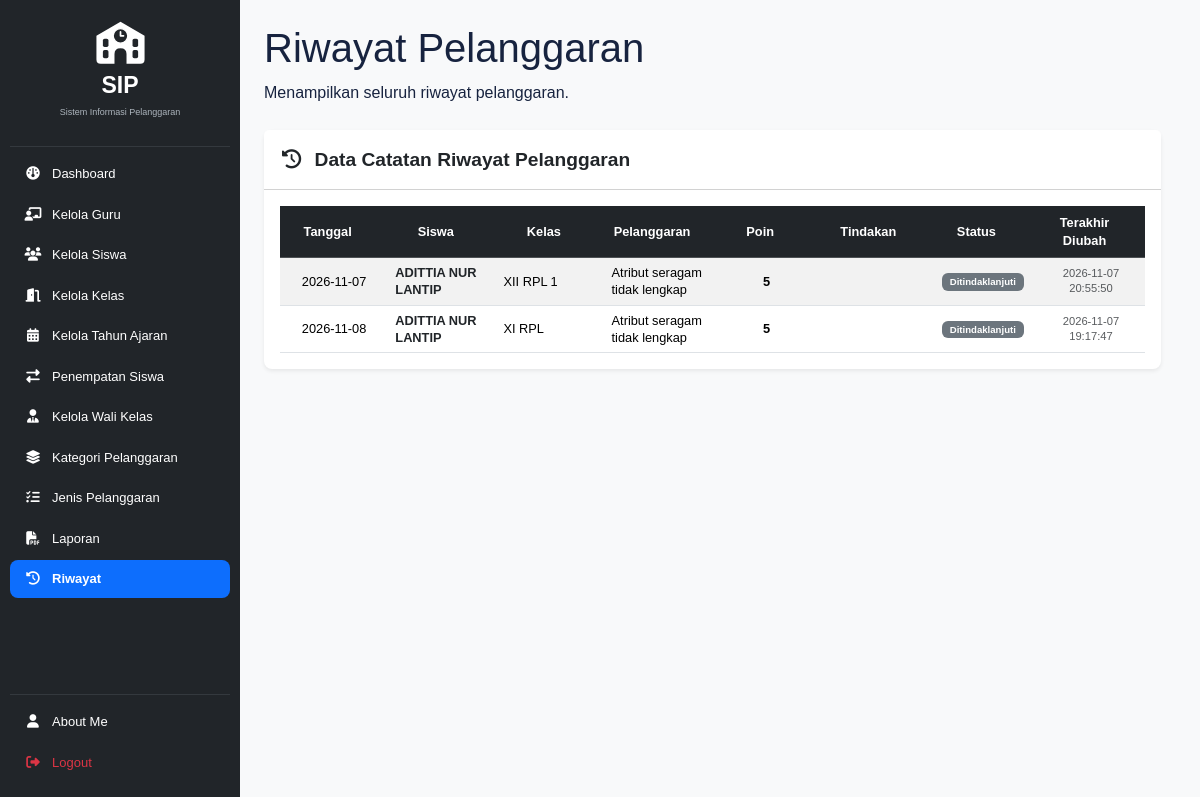
The page /riwayat.php (signed in) on the database as committed earlier.
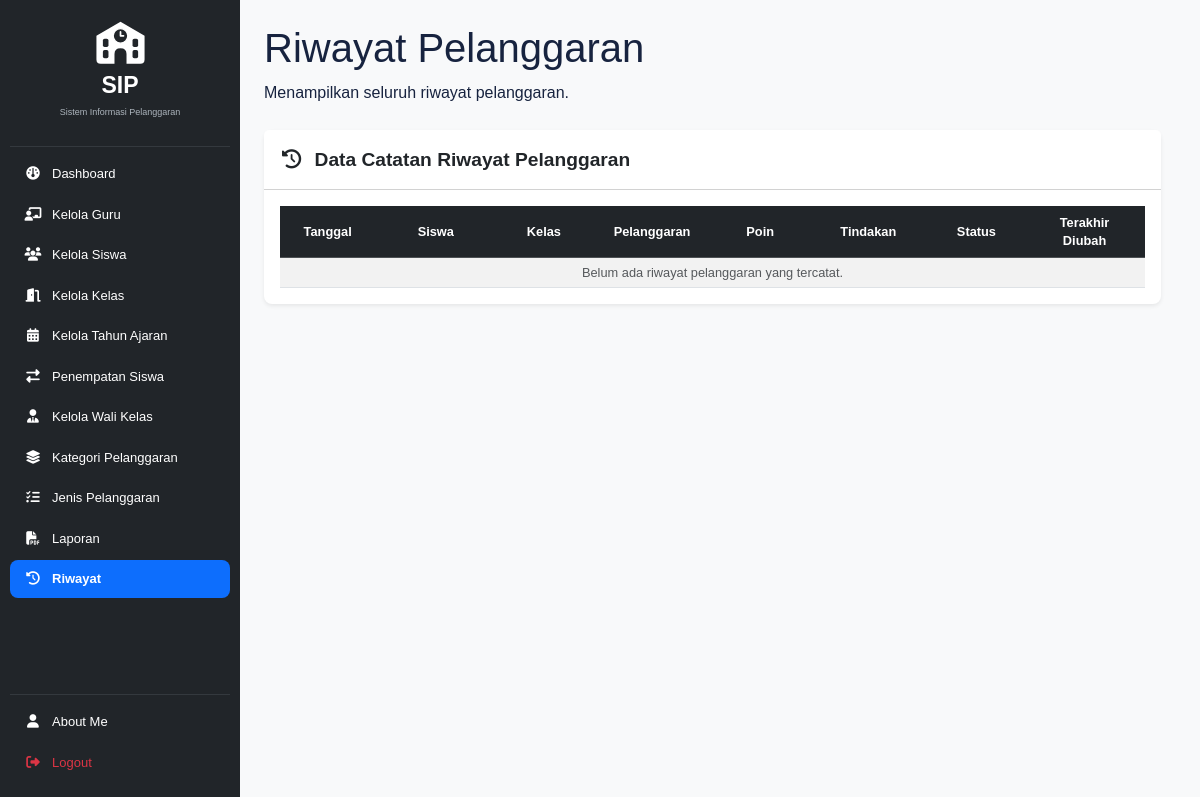
The same page on the database as committed later.
### tables this page shows
CREATE TABLE `t_pelanggaran_siswa` (
  `id` int(11) NOT NULL,
  `tahun_ajaran_id` int(11) DEFAULT NULL,
  `siswa_id` int(11) DEFAULT NULL,
  `nama_siswa` varchar(150) NOT NULL,
  `kelas_id` int(11) DEFAULT NULL,
  `nama_kelas` varchar(100) NOT NULL,
  `pelanggaran_id` int(11) DEFAULT NULL,
  `nama_pelanggaran` varchar(150) NOT NULL,
  `pelanggaran_kategori_id` int(11) DEFAULT NULL,
  `guru_id` int(11) DEFAULT NULL,
  `nama_guru` varchar(150) NOT NULL,
  `tanggal` date DEFAULT NULL,
  `keterangan` text NOT NULL,
  `poin` int(11) NOT NULL,
  `tindakan` text NOT NULL,
  `status` varchar(30) NOT NULL,
  `created_at` timestamp NOT NULL DEFAULT current_timestamp(),
  `updated_at` timestamp NOT NULL DEFAULT current_timestamp()
);

### riwayat.php (the view, shortened to what the changed rows need)
<?php
include __DIR__ . '/config/koneksi.php';
$role = strtolower(trim($_SESSION['role'] ?? ''));
$hasil = false;
if ($role === 'admin') {
    $sql = "SELECT
                ps.id,
                ps.tanggal,
                ps.poin,
                ps.tindakan,
                ps.status,
                ps.updated_at,
                COALESCE(s.nama, ps.nama_siswa, 'Siswa Tidak Ditemukan') AS nama_siswa,
                COALESCE(k.nama, ps.nama_kelas, '-') AS nama_kelas,
                COALESCE(p.nama, ps.nama_pelanggaran, '-') AS nama_pelanggaran
            FROM t_pelanggaran_siswa ps
            LEFT JOIN t_siswa s ON ps.siswa_id = s.id
            LEFT JOIN t_kelas k ON ps.kelas_id = k.id
            LEFT JOIN t_pelanggaran p ON ps.pelanggaran_id = p.id
            ORDER BY ps.updated_at DESC, ps.id DESC";
    $hasil = mysqli_query($koneksi, $sql);
} else {
    die("Role akun tidak dikenali.");
}
?>
<!DOCTYPE html>
<html lang="id">
<head>
    <link href="https://cdn.jsdelivr.net/npm/bootstrap@5.3.3/dist/css/bootstrap.min.css" rel="stylesheet">
    <link rel="stylesheet" href="https://cdnjs.cloudflare.com/ajax/libs/font-awesome/6.4.0/css/all.min.css">
    <link rel="stylesheet" href="https://cdn.datatables.net/1.13.7/css/dataTables.bootstrap5.min.css">
    <link rel="stylesheet" href="layout/style.css">
</head>
<body class="bg-light">
<div class="container-fluid">
    <div class="row">
        <?php include __DIR__ . '/layout/sidebar.php'; ?>
        <main class="col-md-9 ms-sm-auto col-lg-10 p-4">
            <header class="admin-page-header mb-4">
                <h1>Riwayat Pelanggaran</h1>
            </header>
            <div class="card border-0 shadow-sm rounded-3 mb-5">
                <div class="card-body p-3">
                    <div class="table-responsive">
                        <table id="tabelRiwayat"
                               class="table table-striped table-hover align-middle mb-0 w-100 history-table">
                            <thead class="table-dark text-center">
                                <tr>
                                    <th>Tanggal</th>
                                    <th>Siswa</th>
                                    <th>Kelas</th>
                                    <th>Pelanggaran</th>
                                    <th>Poin</th>
                                    <th>Tindakan</th>
                                    <th>Status</th>
                                    <th>Terakhir Diubah</th>
                                </tr>
                            </thead>
                            <tbody>
                                <?php if (mysqli_num_rows($hasil) > 0): ?>
                                    <?php while ($row = mysqli_fetch_assoc($hasil)): ?>
                                        <tr>
                                            <td class="text-center text-nowrap">
                                                <?= htmlspecialchars($row['tanggal'] ?? '-') ?>
                                            </td>
                                            <td class="fw-semibold text-dark">
                                                <?= htmlspecialchars($row['nama_siswa'] ?? '-') ?>
                                            </td>
                                            <td>
                                                <?= htmlspecialchars($row['nama_kelas'] ?? '-') ?>
                                            </td>
                                            <td>
                                                <?= htmlspecialchars($row['nama_pelanggaran'] ?? '-') ?>
                                            </td>
                                            <td class="text-center fw-bold">
                                                <?= (int)$row['poin'] ?>
                                            </td>
                                            <td>
                                            </td>
                                            <td class="text-center">
                                                <span class="badge bg-secondary px-2 py-1">
                                                    <?= htmlspecialchars($row['status'] ?? '-') ?>
                                                </span>
                                            </td>
                                            <td class="text-center small text-muted">
                                                <?= htmlspecialchars($row['updated_at'] ?? '-') ?>
                                            </td>
                                        </tr>
                                    <?php endwhile; ?>
                                <?php else: ?>
                                    <tr>
                                        <td colspan="8" class="text-center text-muted">
                                            Belum ada riwayat pelanggaran yang tercatat.
                                        </td>
                                    </tr>
                                <?php endif; ?>
                            </tbody>
                        </table>
                    </div>
                </div>
            </div>
        </main>
    </div>
</div>
</body>
</html>

Rows that differ between the two databases and show on the page:
removed t_pelanggaran_siswa: tanggal "2026-11-07", nama_siswa "ADITTIA NUR LANTIP", nama_kelas "XII RPL 1", nama_pelanggaran "Atribut seragam tidak lengkap", poin "5", status "Ditindaklanjuti", updated_at "2026-11-07 20:55:50"
removed t_pelanggaran_siswa: tanggal "2026-11-08", nama_siswa "ADITTIA NUR LANTIP", nama_kelas "XI RPL", nama_pelanggaran "Atribut seragam tidak lengkap", poin "5", status "Ditindaklanjuti", updated_at "2026-11-07 19:17:47"
Other text that changed with them:
text now shown: "Belum ada riwayat pelanggaran yang tercatat."
